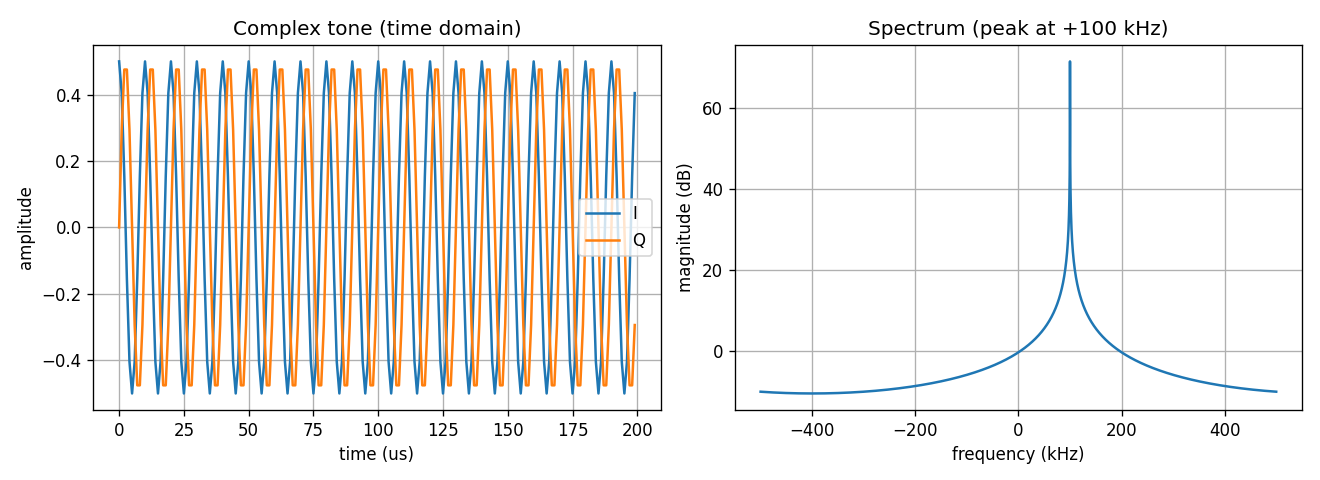

Write Python code to recreate this figure.
#!/usr/bin/env python3
"""01 - Tone to file (pure NumPy, no GNU Radio, no hardware).

Generates a complex exponential (a single tone) at a chosen frequency and sample
rate, writes it to a raw IQ file (interleaved complex float32 -- the same format
GNU Radio's File Sink uses), and plots the first cycles + the spectrum.
"""
import sys
try:
    sys.stdout.reconfigure(encoding="utf-8")
except Exception:
    pass
import os
import numpy as np
import matplotlib
matplotlib.use("Agg")  # headless-safe
import matplotlib.pyplot as plt

HERE = os.path.dirname(os.path.abspath(__file__))

samp_rate = 1_000_000       # 1 Msps
tone_freq = 100_000         # 100 kHz tone
n_samples = 100_000
amplitude = 0.5

t = np.arange(n_samples) / samp_rate
iq = amplitude * np.exp(2j * np.pi * tone_freq * t)   # complex tone
iq = iq.astype(np.complex64)

# Save as interleaved float32 (GNU Radio "complex" file format)
out_bin = os.path.join(HERE, "tone.iq")
iq.view(np.float32).tofile(out_bin)
print(f"Wrote {iq.size} complex samples to {out_bin} "
      f"({os.path.getsize(out_bin)} bytes, complex float32).")

# --- Plots ---
fig, ax = plt.subplots(1, 2, figsize=(11, 4))
show = 200
ax[0].plot(t[:show] * 1e6, iq[:show].real, label="I")
ax[0].plot(t[:show] * 1e6, iq[:show].imag, label="Q")
ax[0].set_xlabel("time (us)"); ax[0].set_ylabel("amplitude")
ax[0].set_title("Complex tone (time domain)"); ax[0].legend(); ax[0].grid(True)

spec = np.fft.fftshift(np.fft.fft(iq[:8192]))
freqs = np.fft.fftshift(np.fft.fftfreq(8192, 1 / samp_rate)) / 1e3
ax[1].plot(freqs, 20 * np.log10(np.abs(spec) + 1e-9))
ax[1].set_xlabel("frequency (kHz)"); ax[1].set_ylabel("magnitude (dB)")
ax[1].set_title("Spectrum (peak at +100 kHz)"); ax[1].grid(True)

fig.tight_layout()
out_png = os.path.join(HERE, "tone_to_file_sim.png")
fig.savefig(out_png, dpi=120)
print(f"Saved plot to {out_png}")
